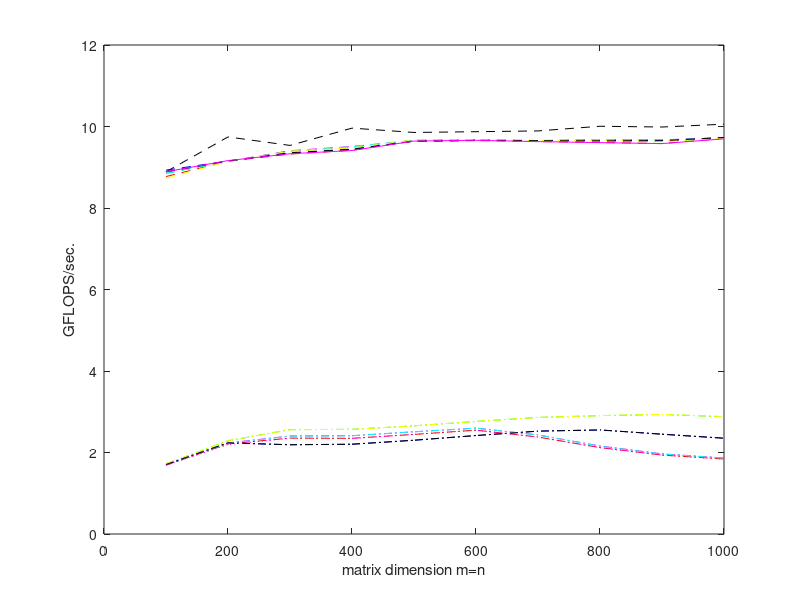

Recreate this plot in MATLAB. (Note: this script raises an error after producing the figure.)
% number of repeats:% 2
% enter max GFLOPS:% 6.800000
% enter nb_alg:% 128
% enter nfirst, nlast, ninc:% 100 1000 100
data_FLAME( 1, 1:2 ) = [ 100 8.888889e+00 ];
data_unb_var1( 1, 1:3 ) = [ 100 1.690617e+00  3.552714e-15];
data_blk_var1( 1, 1:3 ) = [ 100 8.771930e+00  0.000000e+00];
data_unb_var2( 1, 1:3 ) = [ 100 1.719690e+00  1.998401e-15];
data_blk_var2( 1, 1:3 ) = [ 100 8.849558e+00  0.000000e+00];
data_unb_var3( 1, 1:3 ) = [ 100 1.702128e+00  3.552714e-15];
data_blk_var3( 1, 1:3 ) = [ 100 8.928571e+00  0.000000e+00];
data_unb_var4( 1, 1:3 ) = [ 100 1.706485e+00  1.998401e-15];
data_blk_var4( 1, 1:3 ) = [ 100 8.888889e+00  0.000000e+00];
data_unb_var5( 1, 1:3 ) = [ 100 1.712329e+00  1.998401e-15];
data_blk_var5( 1, 1:3 ) = [ 100 8.849558e+00  0.000000e+00];
data_unb_var6( 1, 1:3 ) = [ 100 1.727116e+00  1.998401e-15];
data_blk_var6( 1, 1:3 ) = [ 100 8.733624e+00  0.000000e+00];
data_unb_var7( 1, 1:3 ) = [ 100 1.705030e+00  3.552714e-15];
data_blk_var7( 1, 1:3 ) = [ 100 8.888889e+00  0.000000e+00];
data_unb_var8( 1, 1:3 ) = [ 100 1.684920e+00  3.552714e-15];
data_blk_var8( 1, 1:3 ) = [ 100 8.888889e+00  0.000000e+00];

data_FLAME( 2, 1:2 ) = [ 200 9.744214e+00 ];
data_unb_var1( 2, 1:3 ) = [ 200 2.211472e+00  6.661338e-15];
data_blk_var1( 2, 1:3 ) = [ 200 9.148085e+00  2.220446e-15];
data_unb_var2( 2, 1:3 ) = [ 200 2.288330e+00  3.441691e-15];
data_blk_var2( 2, 1:3 ) = [ 200 9.142857e+00  2.220446e-15];
data_unb_var3( 2, 1:3 ) = [ 200 2.236198e+00  6.661338e-15];
data_blk_var3( 2, 1:3 ) = [ 200 9.153318e+00  2.220446e-15];
data_unb_var4( 2, 1:3 ) = [ 200 2.234637e+00  3.441691e-15];
data_blk_var4( 2, 1:3 ) = [ 200 9.142857e+00  2.220446e-15];
data_unb_var5( 2, 1:3 ) = [ 200 2.224694e+00  3.441691e-15];
data_blk_var5( 2, 1:3 ) = [ 200 9.148085e+00  2.220446e-15];
data_unb_var6( 2, 1:3 ) = [ 200 2.286041e+00  3.441691e-15];
data_blk_var6( 2, 1:3 ) = [ 200 9.142857e+00  2.220446e-15];
data_unb_var7( 2, 1:3 ) = [ 200 2.236824e+00  6.661338e-15];
data_blk_var7( 2, 1:3 ) = [ 200 9.153318e+00  2.220446e-15];
data_unb_var8( 2, 1:3 ) = [ 200 2.195390e+00  6.661338e-15];
data_blk_var8( 2, 1:3 ) = [ 200 9.163803e+00  2.220446e-15];

data_FLAME( 3, 1:2 ) = [ 300 9.535582e+00 ];
data_unb_var1( 3, 1:3 ) = [ 300 2.354275e+00  8.881784e-15];
data_blk_var1( 3, 1:3 ) = [ 300 9.323204e+00  2.664535e-15];
data_unb_var2( 3, 1:3 ) = [ 300 2.560941e+00  2.664535e-15];
data_blk_var2( 3, 1:3 ) = [ 300 9.401114e+00  2.664535e-15];
data_unb_var3( 3, 1:3 ) = [ 300 2.189337e+00  8.881784e-15];
data_blk_var3( 3, 1:3 ) = [ 300 9.347412e+00  2.664535e-15];
data_unb_var4( 3, 1:3 ) = [ 300 2.405774e+00  3.108624e-15];
data_blk_var4( 3, 1:3 ) = [ 300 9.406027e+00  2.664535e-15];
data_unb_var5( 3, 1:3 ) = [ 300 2.402883e+00  3.108624e-15];
data_blk_var5( 3, 1:3 ) = [ 300 9.391304e+00  2.664535e-15];
data_unb_var6( 3, 1:3 ) = [ 300 2.559848e+00  2.664535e-15];
data_blk_var6( 3, 1:3 ) = [ 300 9.394572e+00  2.664535e-15];
data_unb_var7( 3, 1:3 ) = [ 300 2.190669e+00  8.881784e-15];
data_blk_var7( 3, 1:3 ) = [ 300 9.355509e+00  2.664535e-15];
data_unb_var8( 3, 1:3 ) = [ 300 2.348234e+00  8.881784e-15];
data_blk_var8( 3, 1:3 ) = [ 300 9.331260e+00  2.664535e-15];

data_FLAME( 4, 1:2 ) = [ 400 9.960314e+00 ];
data_unb_var1( 4, 1:3 ) = [ 400 2.348193e+00  9.769963e-15];
data_blk_var1( 4, 1:3 ) = [ 400 9.415919e+00  2.803313e-15];
data_unb_var2( 4, 1:3 ) = [ 400 2.568785e+00  3.552714e-15];
data_blk_var2( 4, 1:3 ) = [ 400 9.477269e+00  2.803313e-15];
data_unb_var3( 4, 1:3 ) = [ 400 2.202833e+00  9.769963e-15];
data_blk_var3( 4, 1:3 ) = [ 400 9.442313e+00  2.803313e-15];
data_unb_var4( 4, 1:3 ) = [ 400 2.411954e+00  3.774758e-15];
data_blk_var4( 4, 1:3 ) = [ 400 9.509658e+00  2.803313e-15];
data_unb_var5( 4, 1:3 ) = [ 400 2.410546e+00  3.774758e-15];
data_blk_var5( 4, 1:3 ) = [ 400 9.506127e+00  2.803313e-15];
data_unb_var6( 4, 1:3 ) = [ 400 2.567703e+00  3.552714e-15];
data_blk_var6( 4, 1:3 ) = [ 400 9.475165e+00  2.803313e-15];
data_unb_var7( 4, 1:3 ) = [ 400 2.203288e+00  9.769963e-15];
data_blk_var7( 4, 1:3 ) = [ 400 9.442313e+00  2.803313e-15];
data_unb_var8( 4, 1:3 ) = [ 400 2.343936e+00  9.769963e-15];
data_blk_var8( 4, 1:3 ) = [ 400 9.411073e+00  2.803313e-15];

data_FLAME( 5, 1:2 ) = [ 500 9.853770e+00 ];
data_unb_var1( 5, 1:3 ) = [ 500 2.444127e+00  1.598721e-14];
data_blk_var1( 5, 1:3 ) = [ 500 9.644690e+00  3.663736e-15];
data_unb_var2( 5, 1:3 ) = [ 500 2.654548e+00  3.996803e-15];
data_blk_var2( 5, 1:3 ) = [ 500 9.667066e+00  3.663736e-15];
data_unb_var3( 5, 1:3 ) = [ 500 2.300501e+00  1.554312e-14];
data_blk_var3( 5, 1:3 ) = [ 500 9.640598e+00  3.663736e-15];
data_unb_var4( 5, 1:3 ) = [ 500 2.509083e+00  4.218847e-15];
data_blk_var4( 5, 1:3 ) = [ 500 9.655865e+00  3.663736e-15];
data_unb_var5( 5, 1:3 ) = [ 500 2.507824e+00  4.218847e-15];
data_blk_var5( 5, 1:3 ) = [ 500 9.659223e+00  3.663736e-15];
data_unb_var6( 5, 1:3 ) = [ 500 2.654181e+00  3.996803e-15];
data_blk_var6( 5, 1:3 ) = [ 500 9.670058e+00  3.663736e-15];
data_unb_var7( 5, 1:3 ) = [ 500 2.301390e+00  1.554312e-14];
data_blk_var7( 5, 1:3 ) = [ 500 9.640227e+00  3.663736e-15];
data_unb_var8( 5, 1:3 ) = [ 500 2.444175e+00  1.598721e-14];
data_blk_var8( 5, 1:3 ) = [ 500 9.642458e+00  3.663736e-15];

data_FLAME( 6, 1:2 ) = [ 600 9.872706e+00 ];
data_unb_var1( 6, 1:3 ) = [ 600 2.548071e+00  1.199041e-14];
data_blk_var1( 6, 1:3 ) = [ 600 9.655573e+00  3.108624e-15];
data_unb_var2( 6, 1:3 ) = [ 600 2.761601e+00  3.996803e-15];
data_blk_var2( 6, 1:3 ) = [ 600 9.681974e+00  3.108624e-15];
data_unb_var3( 6, 1:3 ) = [ 600 2.416486e+00  1.199041e-14];
data_blk_var3( 6, 1:3 ) = [ 600 9.655142e+00  3.108624e-15];
data_unb_var4( 6, 1:3 ) = [ 600 2.597340e+00  3.996803e-15];
data_blk_var4( 6, 1:3 ) = [ 600 9.678720e+00  3.108624e-15];
data_unb_var5( 6, 1:3 ) = [ 600 2.597762e+00  3.996803e-15];
data_blk_var5( 6, 1:3 ) = [ 600 9.675252e+00  3.108624e-15];
data_unb_var6( 6, 1:3 ) = [ 600 2.762060e+00  3.996803e-15];
data_blk_var6( 6, 1:3 ) = [ 600 9.672219e+00  3.108624e-15];
data_unb_var7( 6, 1:3 ) = [ 600 2.416418e+00  1.199041e-14];
data_blk_var7( 6, 1:3 ) = [ 600 9.659027e+00  3.108624e-15];
data_unb_var8( 6, 1:3 ) = [ 600 2.547620e+00  1.199041e-14];
data_blk_var8( 6, 1:3 ) = [ 600 9.660971e+00  3.108624e-15];

data_FLAME( 7, 1:2 ) = [ 700 9.891425e+00 ];
data_unb_var1( 7, 1:3 ) = [ 700 2.380341e+00  1.376677e-14];
data_blk_var1( 7, 1:3 ) = [ 700 9.631179e+00  3.219647e-15];
data_unb_var2( 7, 1:3 ) = [ 700 2.861135e+00  4.440892e-15];
data_blk_var2( 7, 1:3 ) = [ 700 9.643500e+00  3.219647e-15];
data_unb_var3( 7, 1:3 ) = [ 700 2.525076e+00  1.332268e-14];
data_blk_var3( 7, 1:3 ) = [ 700 9.655716e+00  3.219647e-15];
data_unb_var4( 7, 1:3 ) = [ 700 2.431624e+00  5.773160e-15];
data_blk_var4( 7, 1:3 ) = [ 700 9.655852e+00  3.219647e-15];
data_unb_var5( 7, 1:3 ) = [ 700 2.430246e+00  5.773160e-15];
data_blk_var5( 7, 1:3 ) = [ 700 9.649061e+00  3.219647e-15];
data_unb_var6( 7, 1:3 ) = [ 700 2.860550e+00  4.440892e-15];
data_blk_var6( 7, 1:3 ) = [ 700 9.650147e+00  3.219647e-15];
data_unb_var7( 7, 1:3 ) = [ 700 2.524147e+00  1.332268e-14];
data_blk_var7( 7, 1:3 ) = [ 700 9.652455e+00  3.219647e-15];
data_unb_var8( 7, 1:3 ) = [ 700 2.377132e+00  1.376677e-14];
data_blk_var8( 7, 1:3 ) = [ 700 9.629287e+00  3.219647e-15];

data_FLAME( 8, 1:2 ) = [ 800 1.000616e+01 ];
data_unb_var1( 8, 1:3 ) = [ 800 2.120825e+00  1.421085e-14];
data_blk_var1( 8, 1:3 ) = [ 800 9.607175e+00  3.330669e-15];
data_unb_var2( 8, 1:3 ) = [ 800 2.904511e+00  4.662937e-15];
data_blk_var2( 8, 1:3 ) = [ 800 9.659648e+00  3.108624e-15];
data_unb_var3( 8, 1:3 ) = [ 800 2.552725e+00  1.376677e-14];
data_blk_var3( 8, 1:3 ) = [ 800 9.650363e+00  3.330669e-15];
data_unb_var4( 8, 1:3 ) = [ 800 2.159800e+00  4.884981e-15];
data_blk_var4( 8, 1:3 ) = [ 800 9.678822e+00  3.108624e-15];
data_unb_var5( 8, 1:3 ) = [ 800 2.154216e+00  4.884981e-15];
data_blk_var5( 8, 1:3 ) = [ 800 9.680835e+00  3.108624e-15];
data_unb_var6( 8, 1:3 ) = [ 800 2.905500e+00  4.662937e-15];
data_blk_var6( 8, 1:3 ) = [ 800 9.663203e+00  3.108624e-15];
data_unb_var7( 8, 1:3 ) = [ 800 2.554374e+00  1.376677e-14];
data_blk_var7( 8, 1:3 ) = [ 800 9.647635e+00  3.330669e-15];
data_unb_var8( 8, 1:3 ) = [ 800 2.118298e+00  1.421085e-14];
data_blk_var8( 8, 1:3 ) = [ 800 9.604472e+00  3.330669e-15];

data_FLAME( 9, 1:2 ) = [ 900 9.987327e+00 ];
data_unb_var1( 9, 1:3 ) = [ 900 1.937042e+00  1.598721e-14];
data_blk_var1( 9, 1:3 ) = [ 900 9.580886e+00  3.996803e-15];
data_unb_var2( 9, 1:3 ) = [ 900 2.934599e+00  4.440892e-15];
data_blk_var2( 9, 1:3 ) = [ 900 9.634319e+00  4.440892e-15];
data_unb_var3( 9, 1:3 ) = [ 900 2.452481e+00  1.598721e-14];
data_blk_var3( 9, 1:3 ) = [ 900 9.654031e+00  3.996803e-15];
data_unb_var4( 9, 1:3 ) = [ 900 1.967630e+00  5.495604e-15];
data_blk_var4( 9, 1:3 ) = [ 900 9.673310e+00  4.440892e-15];
data_unb_var5( 9, 1:3 ) = [ 900 1.963835e+00  5.495604e-15];
data_blk_var5( 9, 1:3 ) = [ 900 9.670487e+00  4.440892e-15];
data_unb_var6( 9, 1:3 ) = [ 900 2.936905e+00  4.440892e-15];
data_blk_var6( 9, 1:3 ) = [ 900 9.635465e+00  4.440892e-15];
data_unb_var7( 9, 1:3 ) = [ 900 2.446592e+00  1.598721e-14];
data_blk_var7( 9, 1:3 ) = [ 900 9.652880e+00  3.996803e-15];
data_unb_var8( 9, 1:3 ) = [ 900 1.935628e+00  1.598721e-14];
data_blk_var8( 9, 1:3 ) = [ 900 9.580067e+00  3.996803e-15];

data_FLAME( 10, 1:2 ) = [ 1000 1.005702e+01 ];
data_unb_var1( 10, 1:3 ) = [ 1000 1.840345e+00  1.687539e-14];
data_blk_var1( 10, 1:3 ) = [ 1000 9.710718e+00  3.663736e-15];
data_unb_var2( 10, 1:3 ) = [ 1000 2.878315e+00  4.440892e-15];
data_blk_var2( 10, 1:3 ) = [ 1000 9.713783e+00  3.663736e-15];
data_unb_var3( 10, 1:3 ) = [ 1000 2.351989e+00  1.687539e-14];
data_blk_var3( 10, 1:3 ) = [ 1000 9.729567e+00  3.663736e-15];
data_unb_var4( 10, 1:3 ) = [ 1000 1.866377e+00  6.661338e-15];
data_blk_var4( 10, 1:3 ) = [ 1000 9.724174e+00  3.663736e-15];
data_unb_var5( 10, 1:3 ) = [ 1000 1.862230e+00  6.661338e-15];
data_blk_var5( 10, 1:3 ) = [ 1000 9.722567e+00  3.663736e-15];
data_unb_var6( 10, 1:3 ) = [ 1000 2.881554e+00  4.440892e-15];
data_blk_var6( 10, 1:3 ) = [ 1000 9.713500e+00  3.663736e-15];
data_unb_var7( 10, 1:3 ) = [ 1000 2.349434e+00  1.687539e-14];
data_blk_var7( 10, 1:3 ) = [ 1000 9.730182e+00  3.663736e-15];
data_unb_var8( 10, 1:3 ) = [ 1000 1.838813e+00  1.687539e-14];
data_blk_var8( 10, 1:3 ) = [ 1000 9.696876e+00  3.663736e-15];

close all
plot( data_FLAME( :,1 ), data_FLAME( :, 2 ), 'k--' ); 
hold on
plot( data_unb_var1( :,1 ), data_unb_var1( :, 2 ), 'r-.' ); 
plot( data_unb_var2( :,1 ), data_unb_var2( :, 2 ), 'g-.' ); 
plot( data_unb_var3( :,1 ), data_unb_var3( :, 2 ), 'b-.' ); 
plot( data_unb_var4( :,1 ), data_unb_var4( :, 2 ), 'm-.' ); 
plot( data_unb_var5( :,1 ), data_unb_var5( :, 2 ), 'c-.' ); 
plot( data_unb_var6( :,1 ), data_unb_var6( :, 2 ), 'y-.' ); 
plot( data_unb_var7( :,1 ), data_unb_var7( :, 2 ), 'k-.' ); 
plot( data_unb_var8( :,1 ), data_unb_var8( :, 2 ), 'm:' ); 
plot( data_blk_var1( :,1 ), data_blk_var1( :, 2 ), 'r--' ); 
plot( data_blk_var2( :,1 ), data_blk_var2( :, 2 ), 'g--' ); 
plot( data_blk_var3( :,1 ), data_blk_var3( :, 2 ), 'b--' ); 
plot( data_blk_var4( :,1 ), data_blk_var4( :, 2 ), 'm--' ); 
plot( data_blk_var5( :,1 ), data_blk_var5( :, 2 ), 'c--' ); 
plot( data_blk_var6( :,1 ), data_blk_var6( :, 2 ), 'y--' ); 
plot( data_blk_var7( :,1 ), data_blk_var7( :, 2 ), 'k--' ); 
plot( data_blk_var8( :,1 ), data_blk_var8( :, 2 ), 'm-' ); 
hold on 
xlabel( 'matrix dimension m=n' );
ylabel( 'GFLOPS/sec.' );
legend( 'FLA Trsm', ...
        'unb var1', ...
        'unb var2', ...
        'unb var3', ...
        'unb var4', ...
        'unb var5', ...
        'unb var6', ...
        'unb var7', ...
        'unb var8', ...
        'blk var1', ...
        'blk var2', ...
        'blk var3', ...
        'blk var4', ...
        'blk var5', ...
        'blk var6', ...
        'blk var7', ...
        'blk var8', ...
         2 );
